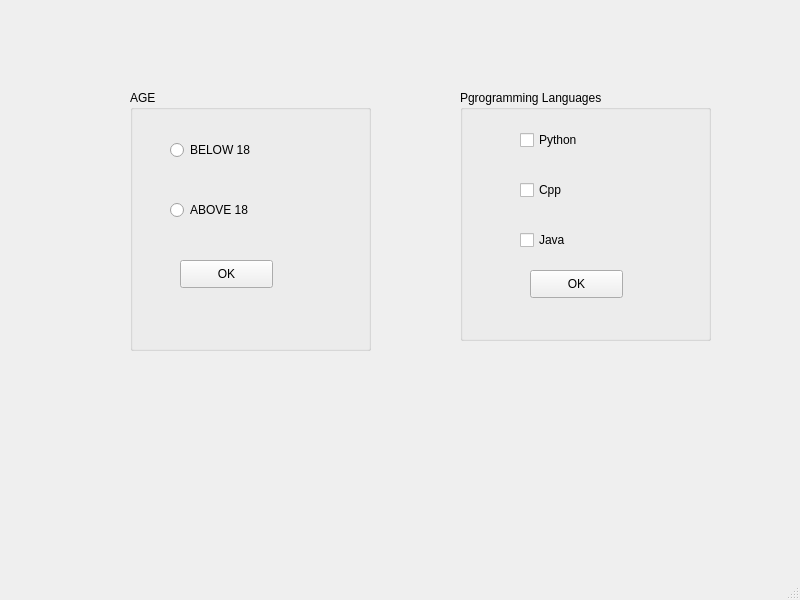
<?xml version="1.0" encoding="UTF-8"?>
<ui version="4.0">
 <class>MainWindow</class>
 <widget class="QMainWindow" name="MainWindow">
  <property name="geometry">
   <rect>
    <x>0</x>
    <y>0</y>
    <width>800</width>
    <height>600</height>
   </rect>
  </property>
  <property name="windowTitle">
   <string>MainWindow</string>
  </property>
  <widget class="QWidget" name="centralwidget">
   <widget class="QGroupBox" name="groupBox">
    <property name="geometry">
     <rect>
      <x>130</x>
      <y>90</y>
      <width>241</width>
      <height>261</height>
     </rect>
    </property>
    <property name="title">
     <string>AGE</string>
    </property>
    <widget class="QRadioButton" name="radioButton_1">
     <property name="geometry">
      <rect>
       <x>40</x>
       <y>50</y>
       <width>95</width>
       <height>20</height>
      </rect>
     </property>
     <property name="text">
      <string>BELOW 18</string>
     </property>
    </widget>
    <widget class="QRadioButton" name="radioButton_2">
     <property name="geometry">
      <rect>
       <x>40</x>
       <y>110</y>
       <width>95</width>
       <height>20</height>
      </rect>
     </property>
     <property name="text">
      <string>ABOVE 18</string>
     </property>
    </widget>
    <widget class="QPushButton" name="pushButton">
     <property name="geometry">
      <rect>
       <x>50</x>
       <y>170</y>
       <width>93</width>
       <height>28</height>
      </rect>
     </property>
     <property name="text">
      <string>OK</string>
     </property>
    </widget>
   </widget>
   <widget class="QGroupBox" name="groupBox_2">
    <property name="geometry">
     <rect>
      <x>460</x>
      <y>90</y>
      <width>251</width>
      <height>251</height>
     </rect>
    </property>
    <property name="title">
     <string>Pgrogramming Languages</string>
    </property>
    <widget class="QCheckBox" name="checkBox_1">
     <property name="geometry">
      <rect>
       <x>60</x>
       <y>40</y>
       <width>81</width>
       <height>20</height>
      </rect>
     </property>
     <property name="text">
      <string>Python</string>
     </property>
    </widget>
    <widget class="QCheckBox" name="checkBox_2">
     <property name="geometry">
      <rect>
       <x>60</x>
       <y>90</y>
       <width>81</width>
       <height>20</height>
      </rect>
     </property>
     <property name="text">
      <string>Cpp</string>
     </property>
    </widget>
    <widget class="QCheckBox" name="checkBox_3">
     <property name="geometry">
      <rect>
       <x>60</x>
       <y>140</y>
       <width>81</width>
       <height>20</height>
      </rect>
     </property>
     <property name="text">
      <string>Java</string>
     </property>
    </widget>
    <widget class="QPushButton" name="pushButton_2">
     <property name="geometry">
      <rect>
       <x>70</x>
       <y>180</y>
       <width>93</width>
       <height>28</height>
      </rect>
     </property>
     <property name="text">
      <string>OK</string>
     </property>
    </widget>
   </widget>
  </widget>
  <widget class="QMenuBar" name="menubar">
   <property name="geometry">
    <rect>
     <x>0</x>
     <y>0</y>
     <width>800</width>
     <height>26</height>
    </rect>
   </property>
  </widget>
  <widget class="QStatusBar" name="statusbar"/>
 </widget>
 <resources/>
 <connections/>
</ui>
